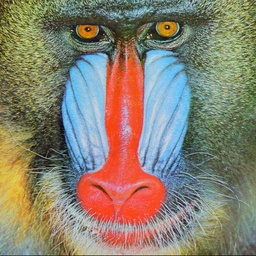
#> input picture baboon.jpg, 256 x 256 px, shrunk from 512 x 512 before the run
$ jupyter execute --allow-errors '10-1 Meanshift-flower-solution.ipynb'   (shell and % lines are left out)
#> lines starting #> are read from the running program, lines starting #| are printed output that depends on the picture; after the words box and inside, x2 and y2 are one past the last pixel; in counts of white or black regions, pixels touching at a corner belong together; long printed decimals are rounded
### webget.py
import os
import urllib.request as req
from urllib.parse import urlparse
import urllib
from http.cookiejar import CookieJar
import ssl

try:
    _create_unverified_https_context = ssl._create_unverified_context
except AttributeError:
    # Legacy Python that doesn't verify HTTPS certificates by default
    pass
else:
    # Handle target environment that doesn't support HTTPS verification
    ssl._create_default_https_context = _create_unverified_https_context

def download(url, to=None):
    """Download a remote file specified by a URL to a
    local directory.

    :param url: str
        URL pointing to a remote file.

    :param to: str
        Local path, absolute or relative, with a filename
        to the file storing the contents of the remote file.
    """

    if to:
        localfile = to
    else:
        # url = 'http://data.kk.dk/dataset/76ecf368-bf2d-46a2-bcf8-adaf37662528/resource/9286af17-f74e-46c9-a428-9fb707542189/download/befkbhalderstatkode.csv'
        filename = os.path.basename(urlparse(url).path)
        localfile = os.path.join('.', filename)

    #print('Downloading file to {}'.format(localfile))

    if not os.path.isfile(localfile):
        cj = CookieJar()
        opener = req.build_opener(urllib.request.HTTPCookieProcessor(cj))
        # opener.addheaders = [('User-agent', 'Mozilla/5.0 (Windows NT 10.0; WOW64; rv:55.0) Gecko/20100101 Firefox/55.0')]
        opener.addheaders = [('User-agent', 'Mozilla/5.0')]
        req.install_opener(opener)
        req.urlretrieve(url, localfile)

    return localfile

### 10-1 Meanshift-flower-solution.ipynb
[cell 1]
%pylab inline
import sklearn

[cell 2]
from sklearn.cluster import MeanShift, estimate_bandwidth
# The bandwidth is the distance/size scale of the kernel function, i.e.
# sklearn.cluster module offers an estimate_bandwith() function based on a nearest-neighbor analysis.
# quantile should be between [0, 1] 0.5 means that the median of all pairwise distances is used.
# quantile 0.2 seems to give the best result here

def my_mean_shift(data, n_samples=1000):
    # bandwidth = estimate_bandwidth(data) # this creates only 2 clusters
    bandwidth = estimate_bandwidth(data, quantile=0.2, n_samples=n_samples)

    ms = MeanShift(bandwidth=bandwidth, bin_seeding=True)
    ms.fit(data)
    labels = ms.labels_
    cluster_centers = ms.cluster_centers_

    labels_unique = np.unique(labels)
    n_clusters = len(labels_unique)

    print('Number of estimated clusters : {}'.format(n_clusters))

    return labels, cluster_centers, n_clusters

[cell 3]
import pandas as pd

filename = './iris_data.csv'
df = pd.read_csv(filename)
#> (reads notebooks/data/iris_data.csv from the repository)
df

[cell 4]
# printing features colored by species
from itertools import cycle
labels = np.unique(df['Species'])

fig = plt.figure()
ax = fig.add_subplot(111)

colors = cycle('bgrcmy')
for label, col in zip(labels, colors):
    print(label, col)
    x = df[df['Species'] == label]['Sepal length']
    y = df[df['Species'] == label]['Sepal width']

    ax.scatter(x, y, c=col,  linewidth=0.2)

plt.title('Sepal length vs. width')
plt.show()
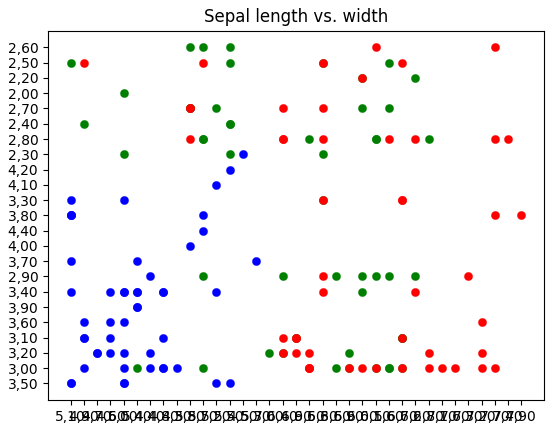
#> figure drawn by matplotlib, 1 panel

[cell 5]
# MeanShift used to find the clusters
import matplotlib.pyplot as plt
from itertools import cycle

data_2d = df[['Sepal length', 'Sepal width']].values
#> (the rest of this cell did not finish here and is left out)

print(labels,'\n',cluster_centers,'\n',n_clusters)
fig = plt.figure()
ax = fig.add_subplot(111)

colors = cycle('bgrcmy')
for k, col in zip(range(n_clusters), colors):
    my_members = (labels == k)
    cluster_center = cluster_centers[k]

    x, y = data_2d[my_members,0], data_2d[my_members,1]
    ax.scatter(x, y, c=col,  linewidth=0.2)
    ax.scatter(cluster_center[0], cluster_center[1], c='k', s=50, linewidth=0.2)

plt.title('Estimated number of clusters: {}'.format(n_clusters))
plt.show()

# What else can I use this for?

For example for **image segmentation**:

Image segmentation is typically used to locate objects and boundaries (lines, curves, etc.) in images. More precisely, image segmentation is the process of assigning a label to every pixel in an image such that pixels with the same label share certain characteristics. [Source]()https://en.wikipedia.org/wiki/Image_segmentation

[cell 6]
import os
import cv2
import webget

# url = 'https://github.com/opencv/opencv/raw/master/samples/data/rubberwhale2.png'
url = 'https://github.com/opencv/opencv/raw/master/samples/data/baboon.jpg'
# url = 'https://github.com/mattnedrich/MeanShift_py/raw/master/sample_images/mean_shift_image.jpg'
webget.download(url)

img = cv2.imread(os.path.basename(url))
#> img is the input picture: shape (256, 256, 3); mean B, G, R 112.9, 129.2, 137.1
img = cv2.cvtColor(img, cv2.COLOR_BGR2RGB)
height, width = img.shape[:2]
#> height = 256; width = 256

plt.imshow(img, interpolation='none')

[cell 7]
lab_image = cv2.cvtColor(img, cv2.COLOR_RGB2Lab)
#> lab_image: shape (256, 256, 3); mean of channels 0, 1, 2 140.5, 129.8, 139.5
img = cv2.medianBlur(lab_image, 5)
#> img: shape (256, 256, 3); mean of channels 0, 1, 2 140.9, 129.8, 139.5

img_lst = img.reshape((img.shape[0] * img.shape[1], 3))
img_lst_orig = np.copy(img_lst)

labels, cluster_centers, n_clusters = my_mean_shift(img_lst)
#| Number of estimated clusters : 2
#> cluster_centers = [[132.1, 120.6, 140.6], [144.7, 181.8, 168.7]]; n_clusters = 2

label_img = labels.reshape(height, width)
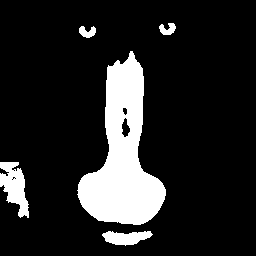
#> label_img: shape (256, 256) int64; values 0 (black) and 1 (white), 14.4% white; 5 white regions, box (x1, y1, x2, y2) and area: (77, 51, 166, 225) 7723, (0, 162, 29, 218) 940, (102, 231, 153, 246) 500, (159, 23, 176, 35) 134, (79, 26, 96, 38) 134
for l in range(n_clusters):
    img[label_img == l] = cluster_centers[l]
#> img: shape (256, 256, 3); mean of channels 0, 1, 2 133.7, 128.8, 144

rgb_segments = cv2.cvtColor(img, cv2.COLOR_Lab2RGB)
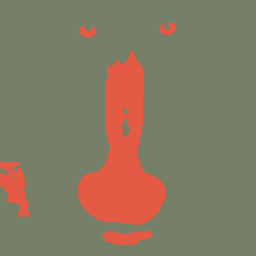
#> rgb_segments: shape (256, 256, 3); mean R, G, B 134, 121.7, 98.1

[cell 8]
plt.figure()
plt.imshow(rgb_segments, interpolation='none')

[cell 9]
from itertools import cycle

labels, cluster_centers, n_clusters = my_mean_shift(img_lst_orig)
#| Number of estimated clusters : 2

fig = plt.figure()
ax = fig.add_subplot(111, projection='3d')

colors = cycle('cmybgr')
for k, col in zip(range(n_clusters), colors):
    my_members = (labels == k)
    cluster_center = cluster_centers[k]

    x, y, z = img_lst_orig[my_members,0], img_lst_orig[my_members,1], img_lst_orig[my_members,2]
    ax.scatter(x, y, z, c=col,  linewidth=0.2, alpha=0.1)
    ax.scatter(cluster_center[0], cluster_center[1], cluster_center[2], s=150, c='k')
#> this loop made 2 passes

plt.title('Estimated number of clusters: {}'.format(n_clusters))
plt.show()
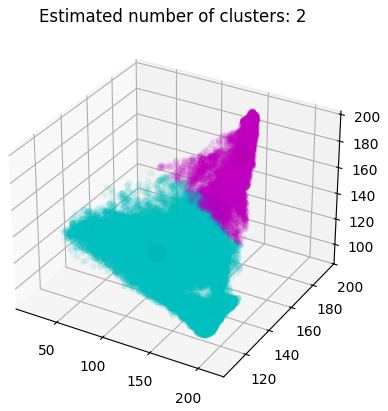
#> figure drawn by matplotlib, 1 panel

[cell 10]
print(cluster_centers)
#| [[132.083  120.591 140.647 ]
#|  [144.690 181.834  168.665]]
